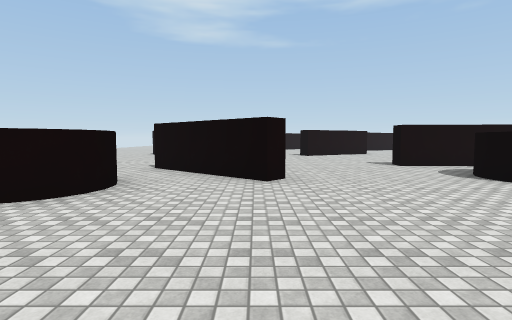
[1] (above)

24 first-person views from a walk through a Unity game level. The camera is 1.4 m above the floor, tilts 4° down and sees 80° across. The floor is counted in squares, 2 m on a side. Each view is taken from the middle of a square. On the plan, view 1 faces up. The plan holds only what a view shows up to about 10 squares ahead; the rest is blank. The place goes on beyond the plan. Surface patterns are stand-ins for the level's own textures.

[2]
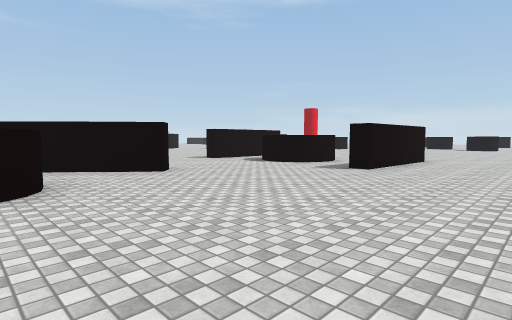

[3]
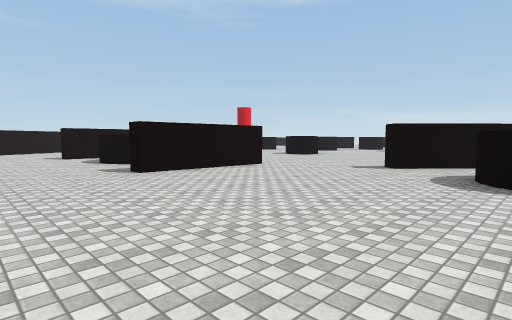

[4]
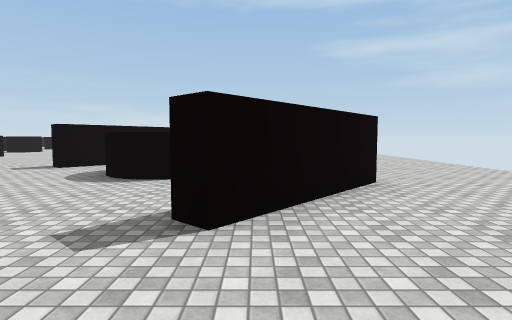

[5]
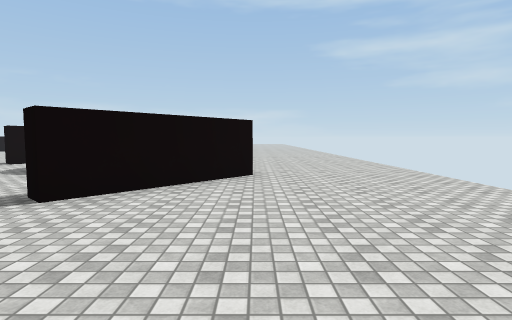

[6]
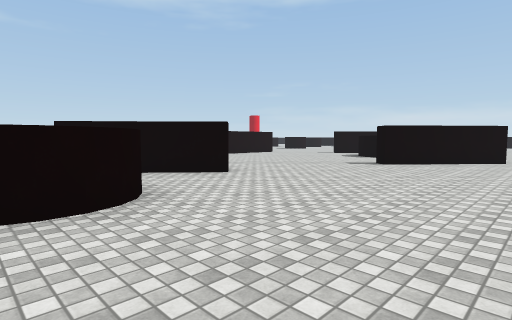

[7]
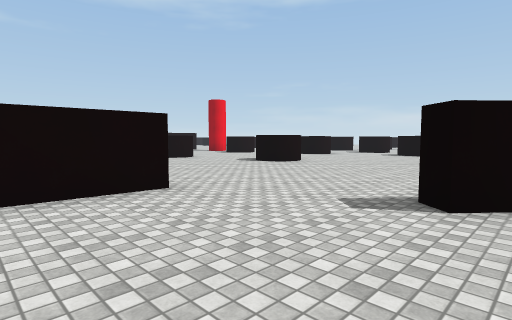

[8]
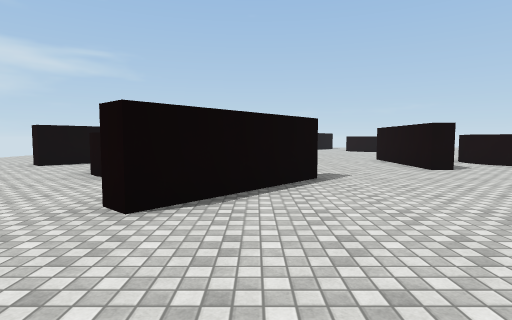

[9]
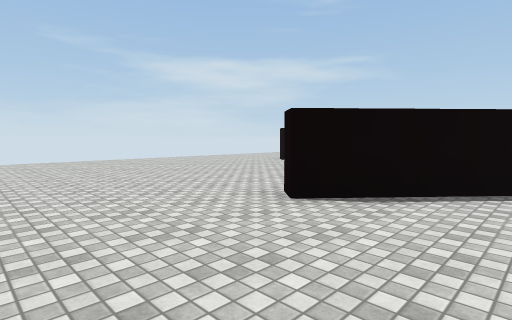

[10]
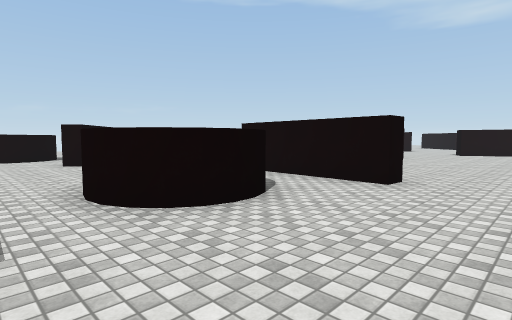

[11]
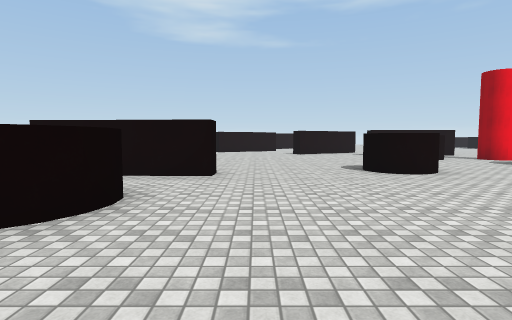

[12]
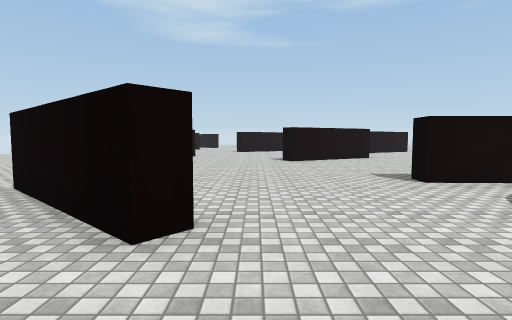

[13]
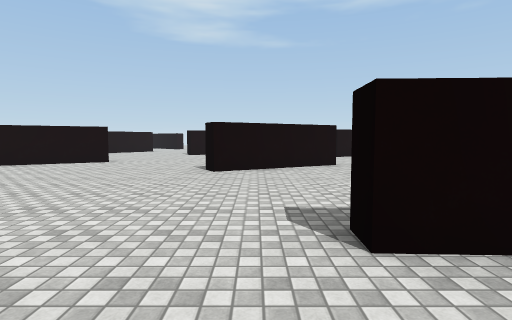

[14]
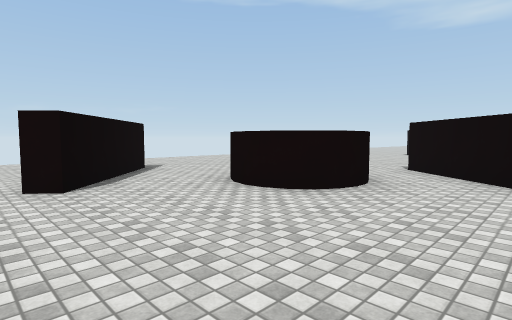

[15]
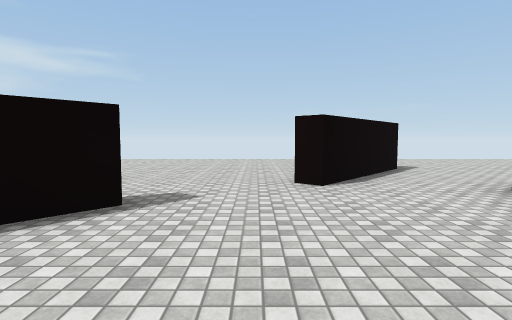

[16]
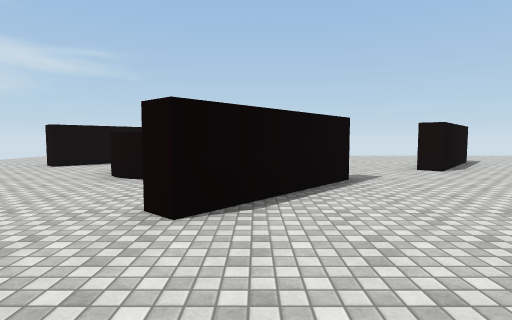

[17]
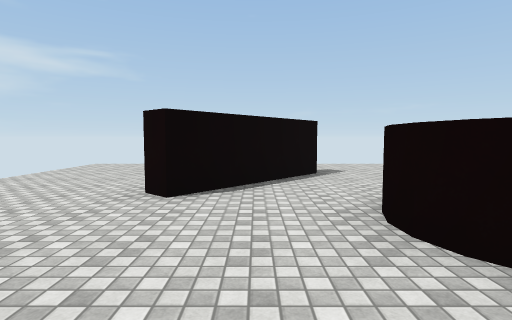

[18]
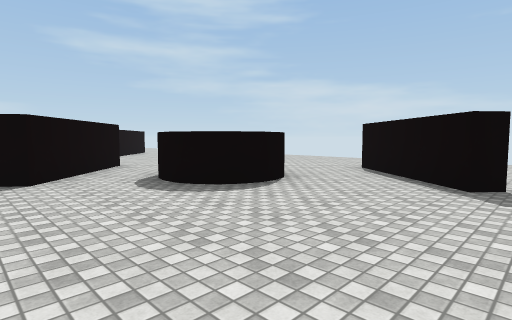

[19]
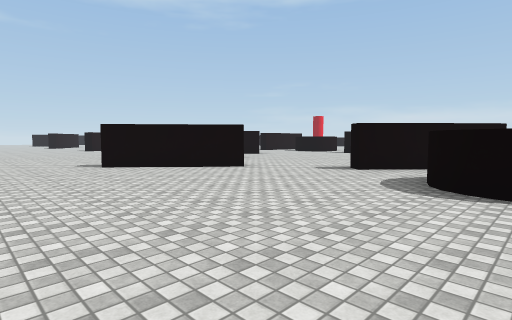

[20]
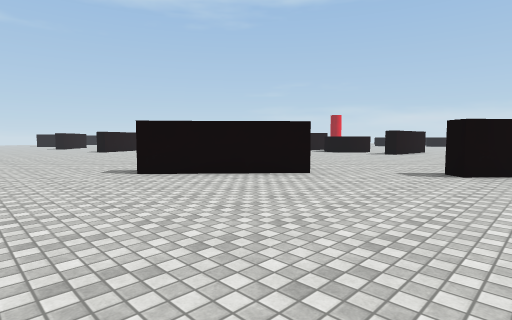

[21]
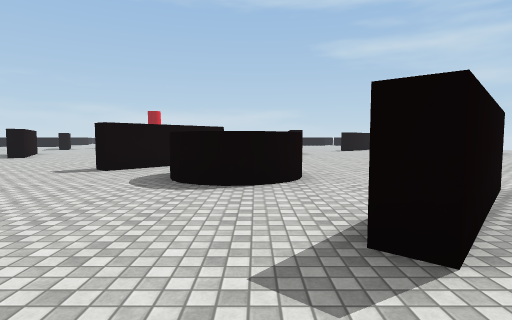

[22]
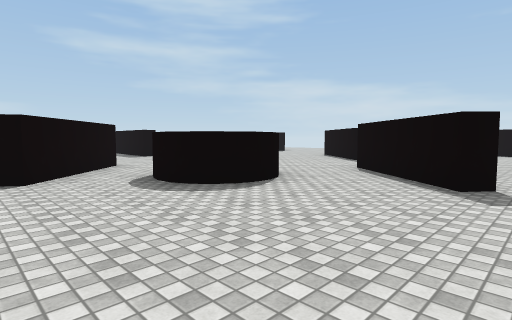

[23]
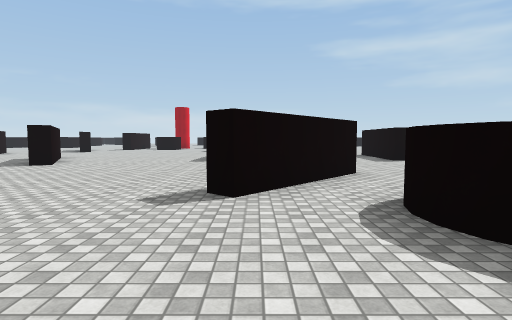

[24]
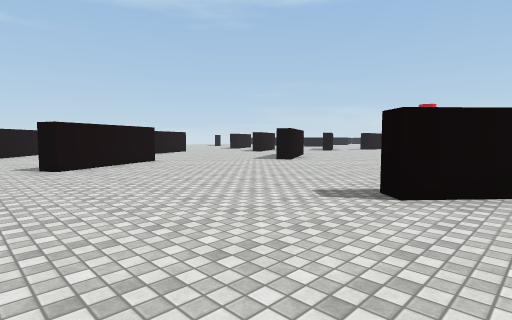

### Floor plan
Key: @ floor where view 1 was taken; # wall or solid block; . floor.
Columns run from 10 left of view 1 to 16 right of it. Each row starts with its distance up from view 1.
 13      .......##.....
 12     ..................  #.#
 11     .................. ....
 10     ............ ..... ...
  9  .. ...........  ....#...
  8 ..............####...#..
  7 ........##.............
  6 .........##....##......
  5 ......##..#....##.....##
  4  .....##...............#
  3  ..##....................
  2 ....##........####........
  1 .....#....................
  0 ..........@.............
 -1 ...................#.....
 -2 .......##..........##....
 -3 ........##..........##...
 -4 .....##..#.......# ......
 -5 .....##.......... #......
 -6  .##..........##.........
 -7   .##..........##.......
 -8   ..#...................
 -9   ......................
-10 .......     ............
-11 .....        ...........

Positions as (right, up) in squares from view 1, and headings:
1: (0, 0), facing up
2: (-3, -1), facing up-right
3: (1, -4), facing up-right
4: (1, -6), facing right
5: (0, -8), facing right
6: (-5, -9), facing up-right
7: (5, -2), facing up-right
8: (14, -2), facing left
9: (14, -1), facing down-left
10: (9, 3), facing up-left
11: (8, 2), facing up
12: (1, 3), facing up
13: (3, 6), facing up
14: (0, 0), facing up-left
15: (0, 0), facing left
16: (2, -3), facing left
17: (-2, -7), facing left
18: (-9, -1), facing down-right
19: (-10, -5), facing up-right
20: (-10, -3), facing up-right
21: (-9, 4), facing right
22: (-8, 8), facing down-right
23: (-6, 7), facing right
24: (-6, 6), facing up-right
